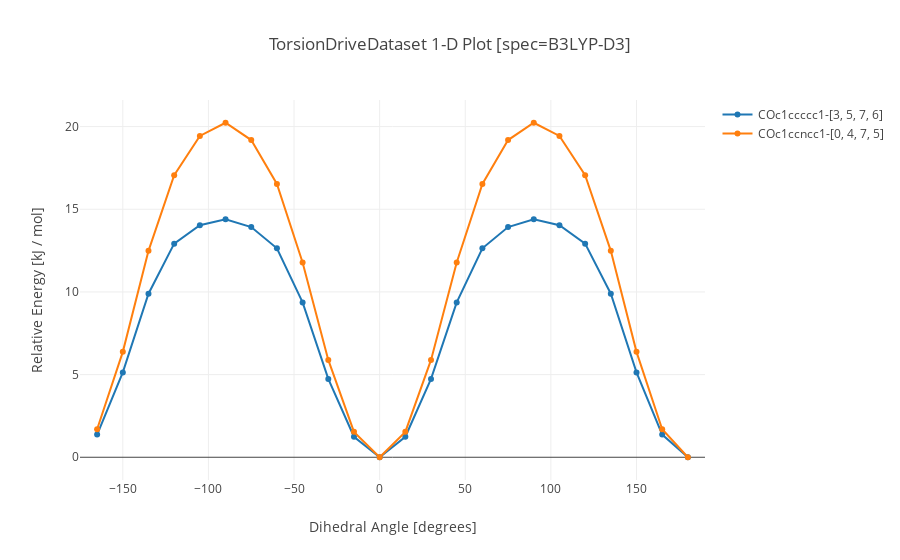

Notebook code for this chart:
### Markdown cell above
## Visualizing the TorsionDrives

TorsionDrives can be visualized via the ``visualize`` command. Multiple torsiondrives can be plotted on the same graph for comparison.

### Code cell
ds.visualize(["COc1ccccc1-[3, 5, 7, 6]", "COc1ccncc1-[0, 4, 7, 5]"], "B3LYP-D3", units="kJ / mol")

### Figure 1 — Plotly figure (JSON) as saved in the notebook; plotly's stock layout.template omitted (floating-point values rounded to 4 significant figures)
{"data": [{"mode": "lines+markers", "name": "COc1ccccc1-[3, 5, 7, 6]", "type": "scatter", "uid": "03c4deb4-5e24-4ba1-b236-22be1162fa28", "x": [-165, -150, -135, -120, -105, -90, -75, -60, -45, -30, -15, 0, 15, 30, 45, 60, 75, 90, 105, 120, 135, 150, 165, 180], "y": [1.371, 5.132, 9.891, 12.92, 14.03, 14.39, 13.92, 12.64, 9.364, 4.74, 1.24, 0, 1.24, 4.74, 9.364, 12.64, 13.92, 14.39, 14.03, 12.92, 9.891, 5.132, 1.371, 0]}, {"mode": "lines+markers", "name": "COc1ccncc1-[0, 4, 7, 5]", "type": "scatter", "uid": "69174b14-8284-4f48-a264-58d8b4f67880", "x": [-165, -150, -135, -120, -105, -90, -75, -60, -45, -30, -15, 0, 15, 30, 45, 60, 75, 90, 105, 120, 135, 150, 165, 180], "y": [1.695, 6.375, 12.49, 17.05, 19.44, 20.23, 19.19, 16.53, 11.78, 5.887, 1.537, 0, 1.537, 5.887, 11.78, 16.53, 19.19, 20.23, 19.44, 17.05, 12.49, 6.375, 1.695, 0]}], "layout": {"title": {"text": "TorsionDriveDataset 1-D Plot [spec=B3LYP-D3]"}, "xaxis": {"range": [-175, 190], "title": {"text": "Dihedral Angle [degrees]"}, "zeroline": false}, "yaxis": {"title": {"text": "Relative Energy [kJ / mol]"}, "zeroline": true}}}
